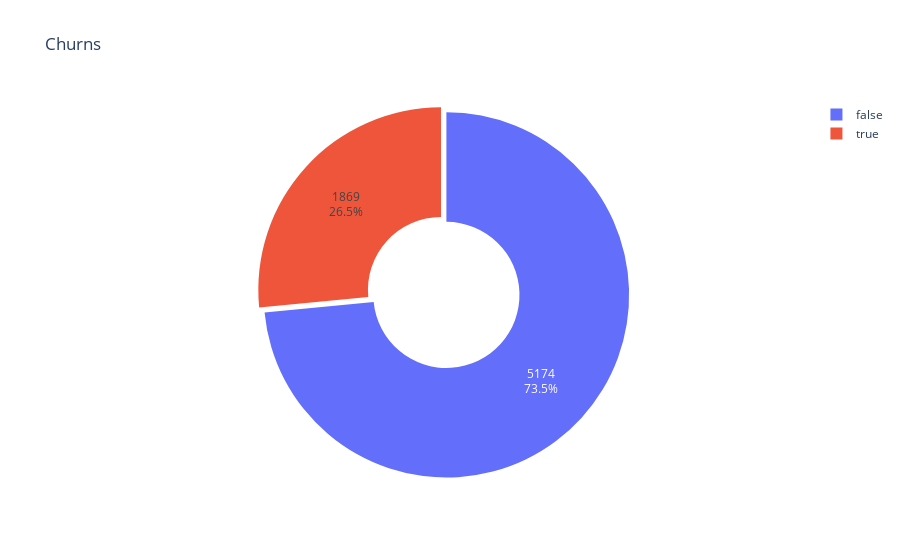

This figure's notebook cell:
### Markdown cell above
___
- **EDA – Exploratory Data Analysis**

In this topic we'll analyse the dataframe when/how/why our clients is churning and propose action plan to this

### Code cell
# First of all lets check the current churnes values.

churns = dff["Churn"].value_counts().reset_index()
churns_fig = px.pie(
    churns, names="Churn", values="count", title="Churns", hole=0.4
).update_traces(textinfo="label+percent+value", pull=[0.04])
mapping = {0: "false", 1: "true"}

churns["Churn_label"] = churns["Churn"].map(mapping)

churns_fig = px.pie(
    churns, names="Churn_label", values="count", title="Churns", hole=0.4
)
churns_fig.update_traces(textinfo="percent+value+value", pull=[0.04])
churns_fig.show()

### Figure 1 — Plotly figure (JSON) as saved in the notebook; plotly's stock layout.template omitted (floating-point values rounded to 4 significant figures)
{"data": [{"domain": {"x": [0, 1], "y": [0, 1]}, "hole": 0.4, "hovertemplate": "Churn_label=%{label}<br>count=%{value}<extra></extra>", "labels": ["false", "true"], "legendgroup": "", "name": "", "pull": [0.04], "showlegend": true, "textinfo": "percent+value+value", "type": "pie", "values": [5174, 1869]}], "layout": {"legend": {"tracegroupgap": 0}, "title": {"text": "Churns"}}}
